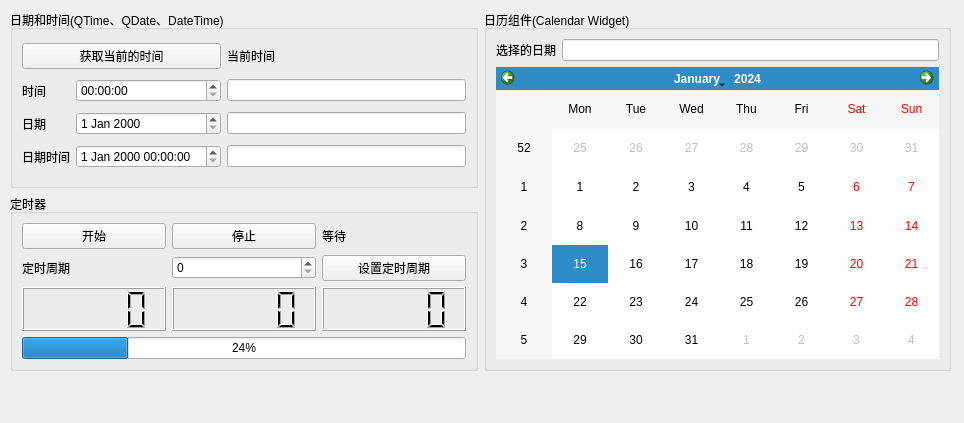
<?xml version="1.0" encoding="UTF-8"?>
<ui version="4.0">
 <class>ExQDateTime</class>
 <widget class="QWidget" name="ExQDateTime">
  <property name="geometry">
   <rect>
    <x>0</x>
    <y>0</y>
    <width>964</width>
    <height>423</height>
   </rect>
  </property>
  <property name="windowTitle">
   <string>ExQDateTime</string>
  </property>
  <widget class="QWidget" name="widget" native="true">
   <property name="geometry">
    <rect>
     <x>10</x>
     <y>10</y>
     <width>941</width>
     <height>361</height>
    </rect>
   </property>
   <layout class="QGridLayout" name="gridLayout_4">
    <item row="0" column="0">
     <widget class="QGroupBox" name="groupBox">
      <property name="title">
       <string>日期和时间(QTime、QDate、DateTime)</string>
      </property>
      <layout class="QGridLayout" name="gridLayout_2">
       <item row="1" column="1" colspan="2">
        <widget class="QTimeEdit" name="timeEdit"/>
       </item>
       <item row="3" column="1" colspan="2">
        <widget class="QDateTimeEdit" name="dateTimeEdit"/>
       </item>
       <item row="1" column="0">
        <widget class="QLabel" name="label">
         <property name="text">
          <string>时间</string>
         </property>
        </widget>
       </item>
       <item row="2" column="3">
        <widget class="QLineEdit" name="lEditDate"/>
       </item>
       <item row="3" column="0">
        <widget class="QLabel" name="label_3">
         <property name="text">
          <string>日期时间</string>
         </property>
        </widget>
       </item>
       <item row="3" column="3">
        <widget class="QLineEdit" name="lEditDateTime"/>
       </item>
       <item row="2" column="1" colspan="2">
        <widget class="QDateEdit" name="dateEdit"/>
       </item>
       <item row="0" column="0" colspan="3">
        <widget class="QPushButton" name="btnGetDateTime">
         <property name="text">
          <string>获取当前的时间</string>
         </property>
        </widget>
       </item>
       <item row="2" column="0">
        <widget class="QLabel" name="label_2">
         <property name="text">
          <string>日期</string>
         </property>
        </widget>
       </item>
       <item row="0" column="3">
        <widget class="QLabel" name="labCurrTime">
         <property name="text">
          <string>当前时间</string>
         </property>
        </widget>
       </item>
       <item row="1" column="3">
        <widget class="QLineEdit" name="lEditTime"/>
       </item>
      </layout>
     </widget>
    </item>
    <item row="1" column="0">
     <widget class="QGroupBox" name="groupBox_2">
      <property name="title">
       <string>定时器</string>
      </property>
      <layout class="QGridLayout" name="gridLayout">
       <item row="0" column="0">
        <widget class="QPushButton" name="btnStart">
         <property name="text">
          <string>开始</string>
         </property>
        </widget>
       </item>
       <item row="0" column="1">
        <widget class="QPushButton" name="btnStop">
         <property name="text">
          <string>停止</string>
         </property>
        </widget>
       </item>
       <item row="0" column="2">
        <widget class="QLabel" name="labGo">
         <property name="text">
          <string>等待</string>
         </property>
        </widget>
       </item>
       <item row="1" column="0">
        <widget class="QLabel" name="label_5">
         <property name="text">
          <string>定时周期</string>
         </property>
        </widget>
       </item>
       <item row="1" column="2">
        <widget class="QPushButton" name="btnSetPeriod">
         <property name="text">
          <string>设置定时周期</string>
         </property>
        </widget>
       </item>
       <item row="2" column="0">
        <widget class="QLCDNumber" name="lcdNumber"/>
       </item>
       <item row="2" column="1">
        <widget class="QLCDNumber" name="lcdNumber_2"/>
       </item>
       <item row="2" column="2">
        <widget class="QLCDNumber" name="lcdNumber_3"/>
       </item>
       <item row="3" column="0" colspan="3">
        <widget class="QProgressBar" name="progressBar">
         <property name="value">
          <number>24</number>
         </property>
        </widget>
       </item>
       <item row="1" column="1">
        <widget class="QSpinBox" name="spinBox">
         <property name="maximum">
          <number>999999</number>
         </property>
        </widget>
       </item>
      </layout>
     </widget>
    </item>
    <item row="0" column="1" rowspan="2">
     <widget class="QGroupBox" name="groupBox_3">
      <property name="title">
       <string>日历组件(Calendar Widget)</string>
      </property>
      <layout class="QGridLayout" name="gridLayout_3">
       <item row="0" column="0">
        <widget class="QLabel" name="label_4">
         <property name="text">
          <string>选择的日期</string>
         </property>
        </widget>
       </item>
       <item row="0" column="1">
        <widget class="QLineEdit" name="lEditCalendar"/>
       </item>
       <item row="1" column="0" colspan="2">
        <widget class="QCalendarWidget" name="calendarWidget"/>
       </item>
      </layout>
     </widget>
    </item>
   </layout>
  </widget>
 </widget>
 <resources/>
 <connections/>
</ui>
